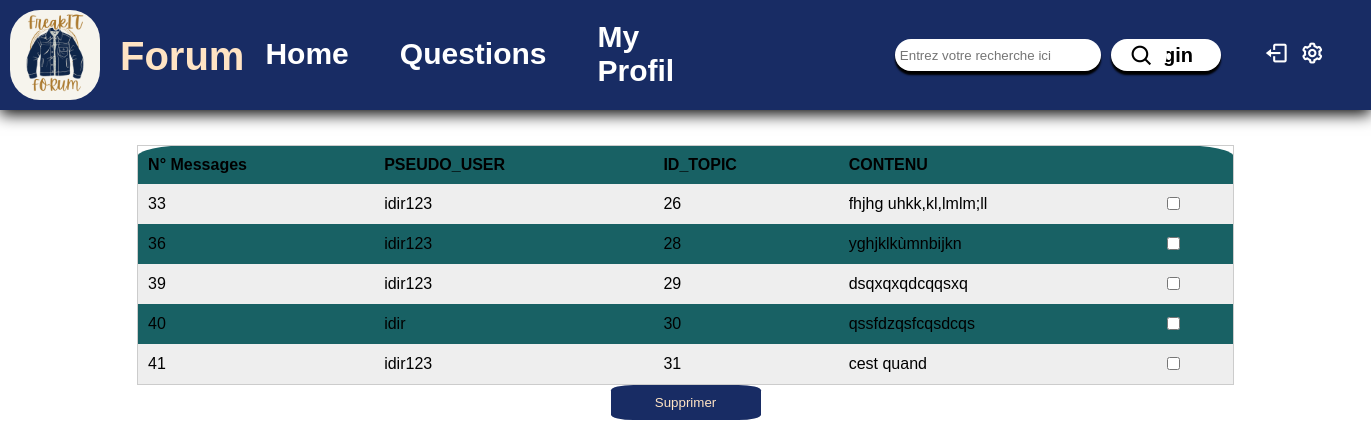
/forum/action/admin/all_messages.php (signed in), run on the app's committed database.
### tables this page shows
CREATE TABLE IF NOT EXISTS `messages` (
  `ID_M` int NOT NULL AUTO_INCREMENT,
  `ID_TOPIC` int NOT NULL,
  `ID_USER` int NOT NULL,
  `PSEUDO_USER` varchar(33) NOT NULL,
  `CONTENU` text NOT NULL,
  `DATE_CREATE` timestamp NOT NULL DEFAULT CURRENT_TIMESTAMP,
  PRIMARY KEY (`ID_M`),
  KEY `ID_USER` (`ID_USER`),
  KEY `ID_TOPIC` (`ID_TOPIC`)
);

### forum/action/admin/all_messages.php (the view, shortened to what this page needs)
<?php
require('../connection_BDO.php');
require('bar_nav_forum.php');
$req =$bdd->prepare('SELECT * FROM messages');
$req->execute();
$data =$req->fetchAll();
echo "<link rel=' stylesheet' href='../../assets/style_Allcategory.css'>";
echo "<form       method='POST'>
        <table class ='tab'>
        <tr>
         <th>N° Messages</th>
         <th>PSEUDO_USER</th>
         <th>ID_TOPIC</th>
         <th>CONTENU</th>
         </tr>";
foreach ($data as $row){
        $id_data = $row["ID_M"];
        echo "<tr>
         <td>" . $row["ID_M"] . "</td>
         <td>" . $row["PSEUDO_USER"] . "</td>
         <td>" . $row["ID_TOPIC"] . "</td>
         <td>". $row["CONTENU"] . "</td>
        <td><input type='checkbox' value=" . $id_data . " name='id_data[]'></td>
         </tr>";
}
echo "</table>";
echo "<input type='submit' id='btn_del' value='Supprimer' name='delete' formaction ='delete_messages.php'>";
echo "</form>";

### forum/assets/navbar.css (style rules this page uses)
body { margin: 0; padding: 0; box-sizing: border-box; width: 100%; }

### forum/assets/style_Allcategory.css (style rules this page uses)
body { font-family: sans-serif; margin: 0; padding: 0; }
.tab { width: 80%; margin: 0 auto; border-collapse: collapse; border: 1px solid #ccc; padding: 20px; margin-top: 35px; background-color:#186164; border-radius: 5%; }
.tab th, .tab td { text-align: left; padding: 10px; }
.tab tr:nth-child(even) { background-color: #eee; }
#btn_del { background-color:#182C64; color: bisque; padding: 10px 10px; border: none; cursor: pointer; margin: auto; display: flex; justify-content: center; border-radius: 15%; width: 150px; }

### data on the page
messages: ID_M "33", PSEUDO_USER "idir123", ID_TOPIC "26", CONTENU "fhjhg uhkk,kl,lmlm;ll"
messages: ID_M "36", PSEUDO_USER "idir123", ID_TOPIC "28", CONTENU "yghjklkùmnbijkn"
messages: ID_M "39", PSEUDO_USER "idir123", ID_TOPIC "29", CONTENU "dsqxqxqdcqqsxq"
messages: ID_M "40", PSEUDO_USER "idir", ID_TOPIC "30", CONTENU "qssfdzqsfcqsdcqs"
messages: ID_M "41", PSEUDO_USER "idir123", ID_TOPIC "31", CONTENU "cest quand"
